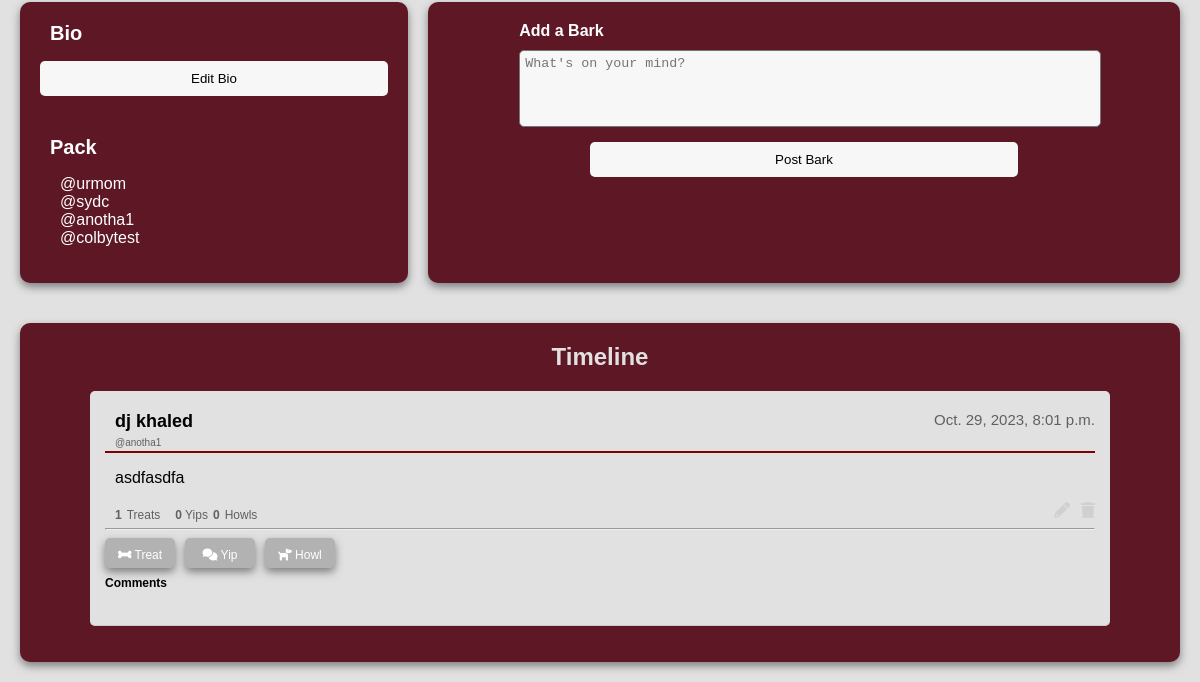
/main/profile/anotha1/ (signed in, lower part), run on an earlier commit of the app's database.
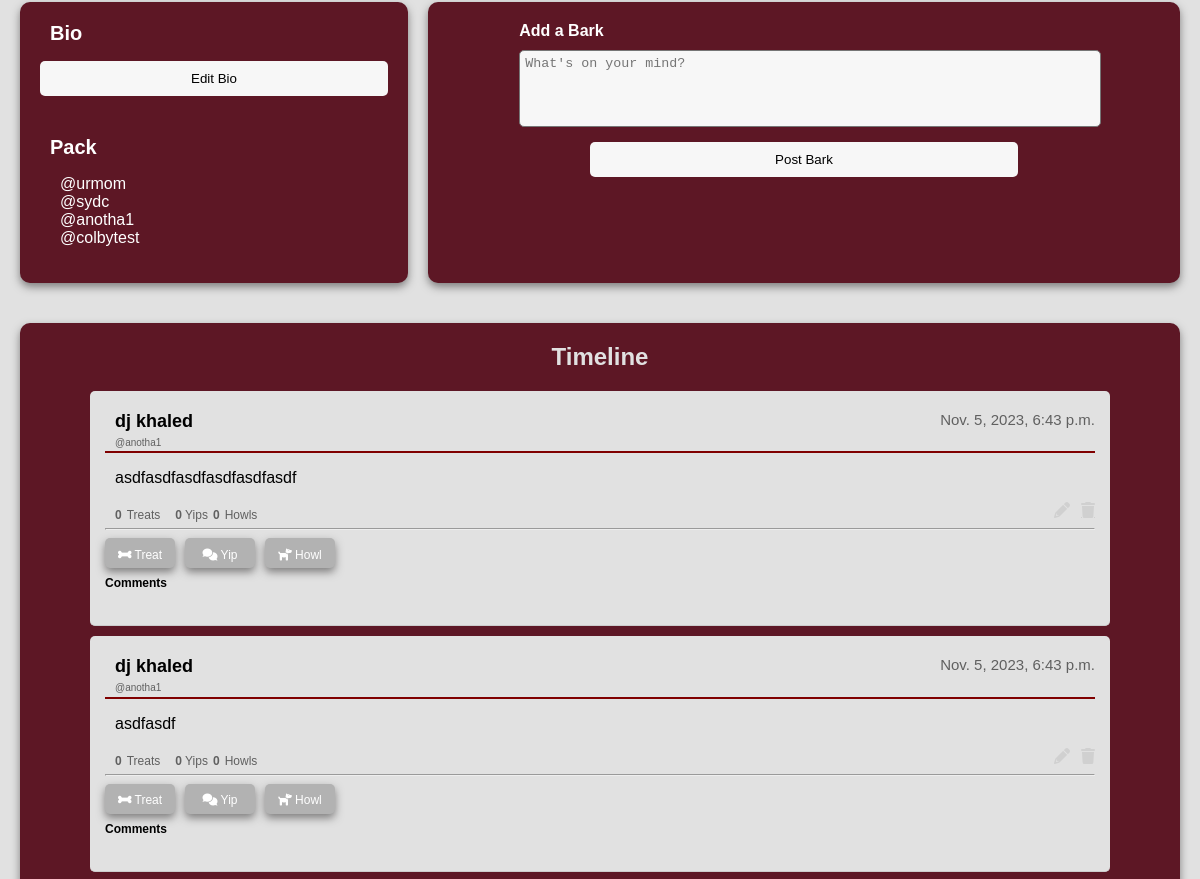
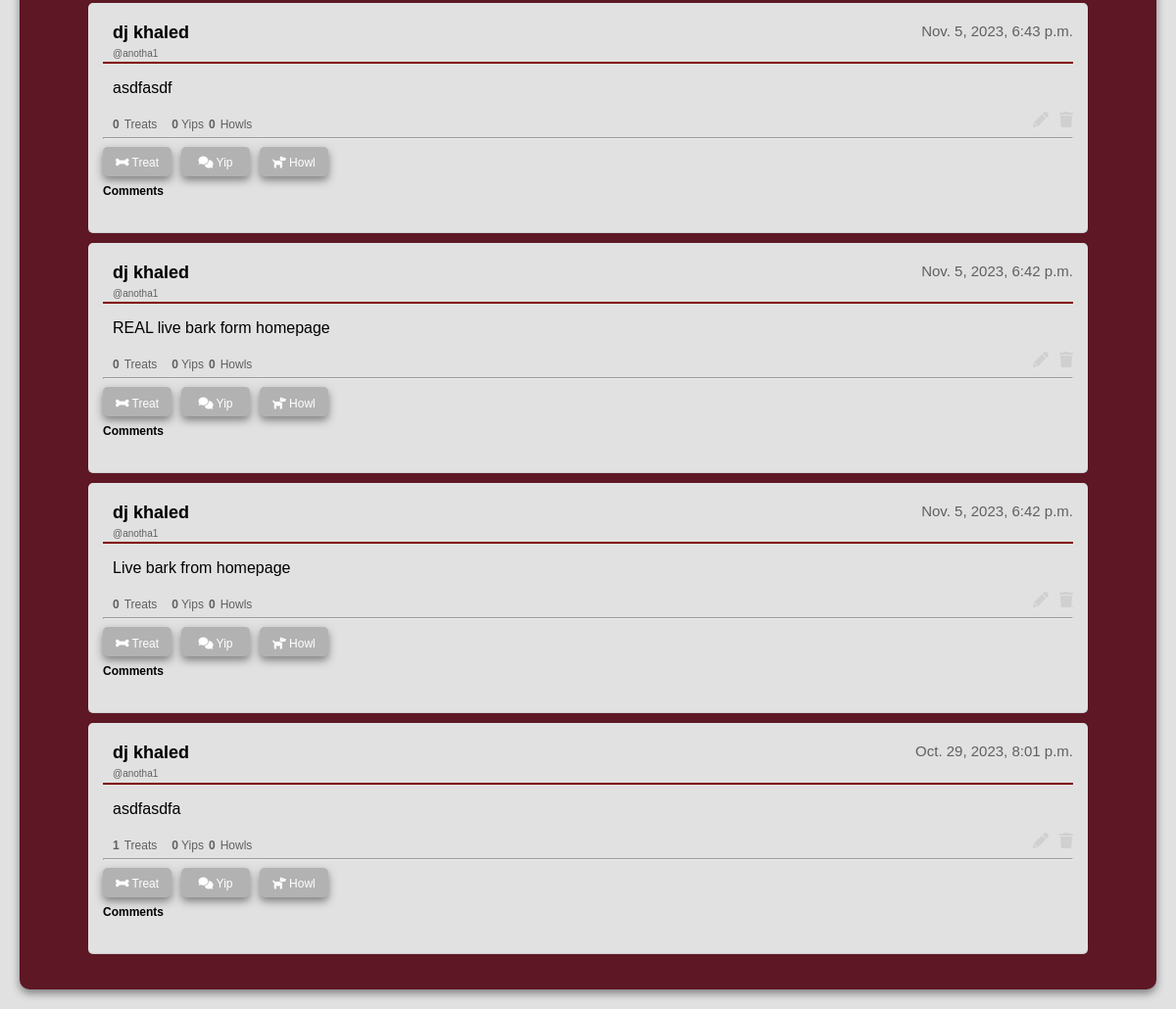
And on a later commit of the database (2 pictures, top to bottom).
### homepage/models.py (models this page shows, shortened)
class DawgHouseUser(AbstractBaseUser, PermissionsMixin):
    username = models.CharField(unique=True, max_length=30)
    first_name = models.CharField(max_length=30)
    last_name = models.CharField(max_length=30)
    bio = models.TextField(blank=True, max_length=200)
    friends = models.ManyToManyField("self", blank=True)
    is_staff = models.BooleanField(default=False)
    USERNAME_FIELD = "username"
    REQUIRED_FIELDS = ["first_name", "last_name"]
    objects = DawgHouseUserManager()

class Bark(models.Model):
    id = models.UUIDField(primary_key=True, default=uuid.uuid4)
    user = models.ForeignKey(settings.AUTH_USER_MODEL, on_delete=models.CASCADE)
    content = models.TextField()
    timestamp = models.DateTimeField(auto_now_add=True)
    num_likes = models.IntegerField(default=0)
    num_yips = models.IntegerField(default=0)
    num_howls = models.IntegerField(default=0)
    treated_by = models.ManyToManyField(
        DawgHouseUser, related_name="treats_given", blank=True
    )
    is_repost = models.BooleanField(default=False)
    original_bark=models.ForeignKey('self',null=True,blank=True, on_delete=models.SET_NULL)

### homepage/views.py (the view)
# urls.py: path("profile/<str:username>/", views.ProfileView, name="profile"),
def ProfileView(request, username):
    logged_in_user = request.user
    user = get_object_or_404(DawgHouseUser, username=username)
    friends_list = user.friends.all()
    barks = Bark.objects.filter(user=user).order_by("-timestamp")
    context = {"user": user, "barks": barks, "friends_list": friends_list, "logged_in_user": logged_in_user}
    if user == request.user:
        return render(request, "user_profile.html", context)
    elif request.user in user.friends.all():
        return render(request, "friend_view.html", context)
    else:
        return render(request, "non_friend_view.html", context)

### homepage/templates/user_profile.html (shortened to what this page needs)
<!DOCTYPE html>
<html>
<head>
    {% load static %}
    <link rel="stylesheet" href="{% static 'profile.css' %}" />
    <link rel="stylesheet" href="https://cdnjs.cloudflare.com/ajax/libs/font-awesome/6.0.0/css/all.min.css">
</head>
<body>
    <div class="profile-content">
      <div class="profile-layout">
        <div class="bio-container">
          <strong>Bio</strong>
          <div class="display-bio">
            <button id="editBioButton">Edit Bio</button>
          </div>
          <div class="friends-list">
            <strong>Pack</strong>
            {% if friends_list %}
            <ul>
              {% for friend in friends_list %}
              <li>@{{ friend.username }}</li>
              {% endfor %}
            </ul>
            {% else %}
            <p>No friends yet!</p>
            {% endif %}
          </div>
        </div>
        <div class="add-bark-container">
          <form action="{% url 'post_bark' %}" method="post">
            <div class="bark-input-group">
              <strong>Add a Bark</strong>
              <textarea
                name="bark_content"
                placeholder="What's on your mind?"
                required
              ></textarea>
            </div>
            <button type="submit">Post Bark</button>
          </form>
        </div>
<div class="barks-container">
  <h2>Timeline</h2>
  <ul>
      {% for bark in barks %}
      <li class="bark">
          <div class="bark-header">
              <div class="user-names">
                  <h3>{{ user.first_name }} {{ user.last_name }}</h3>
                  <h4>@{{ user.username }}</h4>
              </div>
              <p class="timestamp">{{ bark.timestamp }}</p>
          </div>
              <hr color="maroon">
              <div class="bark-content-display">
                <p id="bark-content-{{ bark.id }}">{{ bark.content }}</p>
                <div class="action-icons">
                  {% if not bark.is_repost %}
                  <i class="fa fa-pencil edit-bark" data-bark-id="{{ bark.id }}" aria-hidden="true"></i>
                  {% endif %}
                  <a href="{% url 'delete_bark' bark.id %}" class="fa fa-trash delete-bark" onclick="return confirm('Are you sure you want to delete this bark?');" aria-hidden="true"></a>
              </div>
              </div>
              <div class="counters-container">
                <h4 class="counters-container">
                  <strong>{{ bark.num_likes }}</strong> Treats
                  <span class="comment-counter"><strong>{{ bark.num_yips }}</strong> Yips</span>
                  <strong>{{ bark.num_howls }}</strong> Howls
                </h4>
              </div>
              <hr>
              <div class="button-container">
                <form action="{% url 'give_treat' bark.id user.username 'profile' %}" method="post">
                  {% csrf_token %} {% if user in bark.treated_by.all %}
                  <button type="submit" style="background-color: rgb(70, 18, 18)"><i class="fa-solid fa-bone" style="color:white;"></i> Treat</button>
                  {% else %}
                  <button type="submit"><i class="fa-solid fa-bone" style="color:white;"></i> Treat</button>
                  {% endif %}
                </form>
                <button class="show-comment-input" data-bark-id="{{ bark.id }}"><i class="fa-solid fa-comments" style="color:white;"></i> Yip</button>
                  <form method="POST" class="repost-form">
                  <button type="button" class="repost-button" data-bark-id="{{ bark.id }}">
                     <i class="fa-solid fa-dog" style="color:white;"></i> Howl
                  </button>
                </div>
                  <div class="comments-container">
                    <h2>Comments</h2>
                </div>
      </li>
          {% endfor %}
          </ul>
        </div>
    </body>
  </html>

What changed in the data, as far as the page shows it:
added Bark: {{ user.first_name }} "dj", {{ user.last_name }} "khaled", {{ user.username }} "anotha1", timestamp "Nov. 5, 2023, 6:43 p.m.", content "asdfasdfasdfasdfasdfasdf", num_likes "0", num_yips "0", num_howls "0", shows "Treat"
added Bark: {{ user.first_name }} "dj", {{ user.last_name }} "khaled", {{ user.username }} "anotha1", timestamp "Nov. 5, 2023, 6:43 p.m.", content "asdfasdf", num_likes "0", num_yips "0", num_howls "0", shows "Treat"
added Bark: {{ user.first_name }} "dj", {{ user.last_name }} "khaled", {{ user.username }} "anotha1", timestamp "Nov. 5, 2023, 6:43 p.m.", content "asdfasdf", num_likes "0", num_yips "0", num_howls "0", shows "Treat"
added Bark: {{ user.first_name }} "dj", {{ user.last_name }} "khaled", {{ user.username }} "anotha1", timestamp "Nov. 5, 2023, 6:42 p.m.", content "REAL live bark form homepage", num_likes "0", num_yips "0", num_howls "0", shows "Treat"
added Bark: {{ user.first_name }} "dj", {{ user.last_name }} "khaled", {{ user.username }} "anotha1", timestamp "Nov. 5, 2023, 6:42 p.m.", content "Live bark from homepage", num_likes "0", num_yips "0", num_howls "0", shows "Treat"
